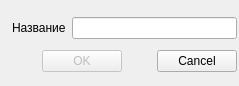
<?xml version="1.0" encoding="UTF-8"?>
<ui version="4.0">
 <class>Dialog</class>
 <widget class="QDialog" name="Dialog">
  <property name="geometry">
   <rect>
    <x>0</x>
    <y>0</y>
    <width>239</width>
    <height>86</height>
   </rect>
  </property>
  <property name="windowTitle">
   <string>Dialog</string>
  </property>
  <widget class="QWidget" name="">
   <property name="geometry">
    <rect>
     <x>12</x>
     <y>12</y>
     <width>225</width>
     <height>65</height>
    </rect>
   </property>
   <layout class="QVBoxLayout" name="verticalLayout">
    <item>
     <layout class="QHBoxLayout" name="horizontalLayout">
      <item>
       <widget class="QLabel" name="label">
        <property name="text">
         <string>Название</string>
        </property>
       </widget>
      </item>
      <item>
       <widget class="QLineEdit" name="lineEdit"/>
      </item>
     </layout>
    </item>
    <item>
     <layout class="QHBoxLayout" name="horizontalLayout_2">
      <item>
       <widget class="QDialogButtonBox" name="buttonBox">
        <property name="enabled">
         <bool>false</bool>
        </property>
        <property name="orientation">
         <enum>Qt::Horizontal</enum>
        </property>
        <property name="standardButtons">
         <set>QDialogButtonBox::Ok</set>
        </property>
       </widget>
      </item>
      <item>
       <widget class="QDialogButtonBox" name="buttonBox_2">
        <property name="standardButtons">
         <set>QDialogButtonBox::Cancel</set>
        </property>
       </widget>
      </item>
     </layout>
    </item>
   </layout>
  </widget>
 </widget>
 <resources/>
 <connections>
  <connection>
   <sender>buttonBox</sender>
   <signal>accepted()</signal>
   <receiver>Dialog</receiver>
   <slot>accept()</slot>
   <hints>
    <hint type="sourcelabel">
     <x>248</x>
     <y>254</y>
    </hint>
    <hint type="destinationlabel">
     <x>157</x>
     <y>274</y>
    </hint>
   </hints>
  </connection>
  <connection>
   <sender>buttonBox_2</sender>
   <signal>rejected()</signal>
   <receiver>Dialog</receiver>
   <slot>reject()</slot>
   <hints>
    <hint type="sourcelabel">
     <x>181</x>
     <y>60</y>
    </hint>
    <hint type="destinationlabel">
     <x>286</x>
     <y>274</y>
    </hint>
   </hints>
  </connection>
 </connections>
</ui>
